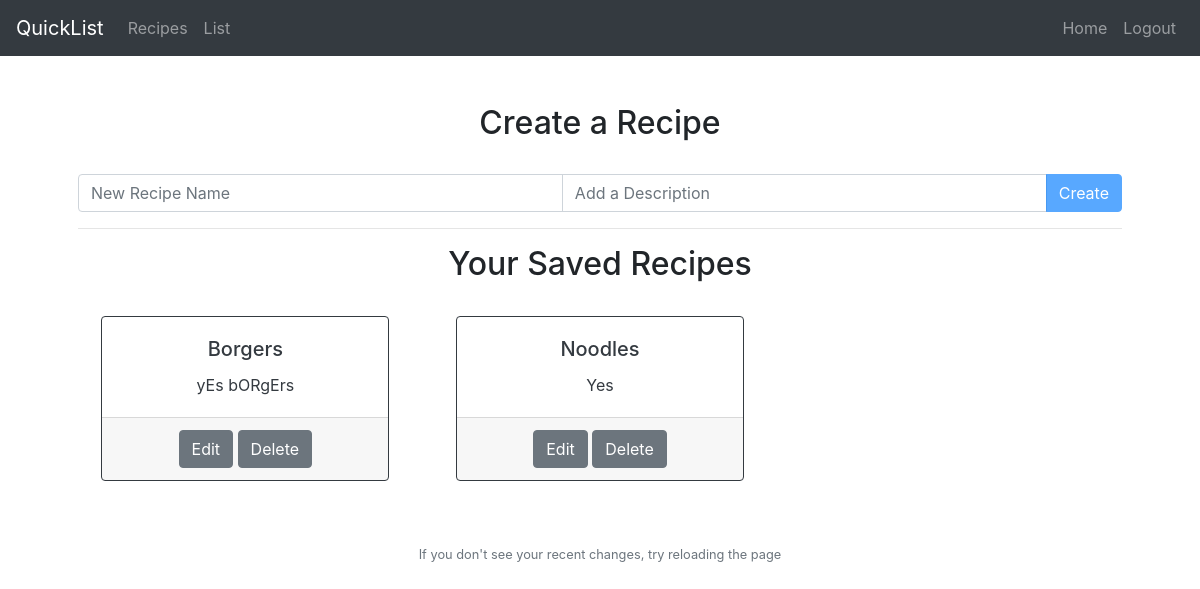
The page /recipes (signed in) on the database its author committed.
### tables this page shows
CREATE TABLE "recipes" (
	"id"	INTEGER NOT NULL,
	"name"	TEXT NOT NULL,
	"user_id"	INTEGER,
	"description"	TEXT NOT NULL,
	PRIMARY KEY("id" AUTOINCREMENT),
	FOREIGN KEY("user_id") REFERENCES "users"("id")
);

### app.py (the view)
@app.route("/recipes")
@login_required
def recipes():
    recipes = db.execute('SELECT * FROM recipes WHERE user_id = ?',[session['user_id']])
    db.commit()
    return render_template('recipes.html', recipes=recipes.fetchall())

### util.py (called while the page is built)
def login_required(f):
    @wraps(f)
    def wrap(*args, **kwargs):
        if session.get("user_id") is None:
            flash("You need to login first")
            return redirect('/login')
        else:
            return f(*args, **kwargs)
    return wrap

### templates/recipes.html (shortened to what this page needs)
{% extends "layout.html" %}
{% block main %}
    <div class="container p-5" style="text-align: center;">
        <h2>Create a Recipe</h2>
        <br>
        <div class="input-group mb-3">
            <input name="name" id="name" type="text" class="form-control" placeholder="New Recipe Name">
            <input name="description" id="description" type="text" class="form-control" placeholder="Add a Description">
            <div class="input-group-append">
                <button class="btn btn-primary" type="button" id="createButton" disabled>Create</button>
            </div>
        </div>
        <hr>
        <h2>Your Saved Recipes</h2>
        <br>
        <div class="card-columns">
            {% for recipe in recipes %}
                <div class="card border-dark mb-3" style="width: 18rem">
                    <div class="card-body text-dark">
                        <h5 class="card-title">{{ recipe[1] }}</h5>
                        <p class="card-text">{{ recipe[3] }}</p>
                    </div>
                    <div class="card-footer" style="text-align: center;">
                            <a href="/recipes/edit/{{recipe[0]}}"><button value="{{recipe[0]}}" type="button" class="btn btn-secondary editButton">Edit</button></a>
                            <button value="{{recipe[0]}}" type="button" class="btn btn-secondary deleteButton">Delete</button>
                    </div>
                </div>
            {% endfor %}
        </div>
    </div>
{% endblock %}
{% block footer %}
    If you don't see your recent changes, try reloading the page
{% endblock %}

### templates/layout.html (shortened to what this page needs)
<!DOCTYPE html>
<html lang="en">
    <head>
        <link href="https://maxcdn.bootstrapcdn.com/bootstrap/4.1.3/css/bootstrap.min.css" rel="stylesheet">
    </head>
    <body>
        <nav class="navbar navbar-expand-md navbar-dark bg-dark">
            <a class="navbar-brand" href="/">QuickList</a>
            <div class="collapse navbar-collapse" id="navbar">
                <div class="navbar-nav .col-auto .mr-auto">
                    {% if session.user_id %}
                    <a class="nav-item nav-link" href="/recipes">Recipes</a>
                    <a class="nav-item nav-link" href="/lists">List</a>
                {% else %}
                    <a class="nav-item nav-link disabled" tabindex="-1" aria-disabled="true">Recipes</a>
                    <a class="nav-item nav-link disabled" tabindex="-1" aria-disabled="true">List</a>
                {% endif %}
                </div>
                <div class="navbar-nav ml-md-auto">
                    {% if session.user_id %}
                        <a class="nav-item nav-link" href="/">Home</a>
                        <a class="nav-item nav-link" href="/logout">Logout</a>
                    {% else %}
                        <a class="nav-item nav-link disabled" tabindex="-1" aria-disabled="true">Home</a>
                        <a class="nav-item nav-link" href="/login">Login</a>
                        <a class="nav-item nav-link" href="/register">Register</a>
                    {% endif %}
                </div>
            </div>
        </nav>
        <main>
            {% block main %}
            {% endblock %}
        </main>
        <footer class="small text-center text-muted">
            {% block footer %}
            {% endblock %}
        </footer>
    </body>
</html>

### rows shown on the page
recipes: name "Borgers", description "yEs bORgErs", {{ recipe[0] }} 8 (drawn)
recipes: name "Noodles", description "Yes", {{ recipe[0] }} 10 (drawn)
